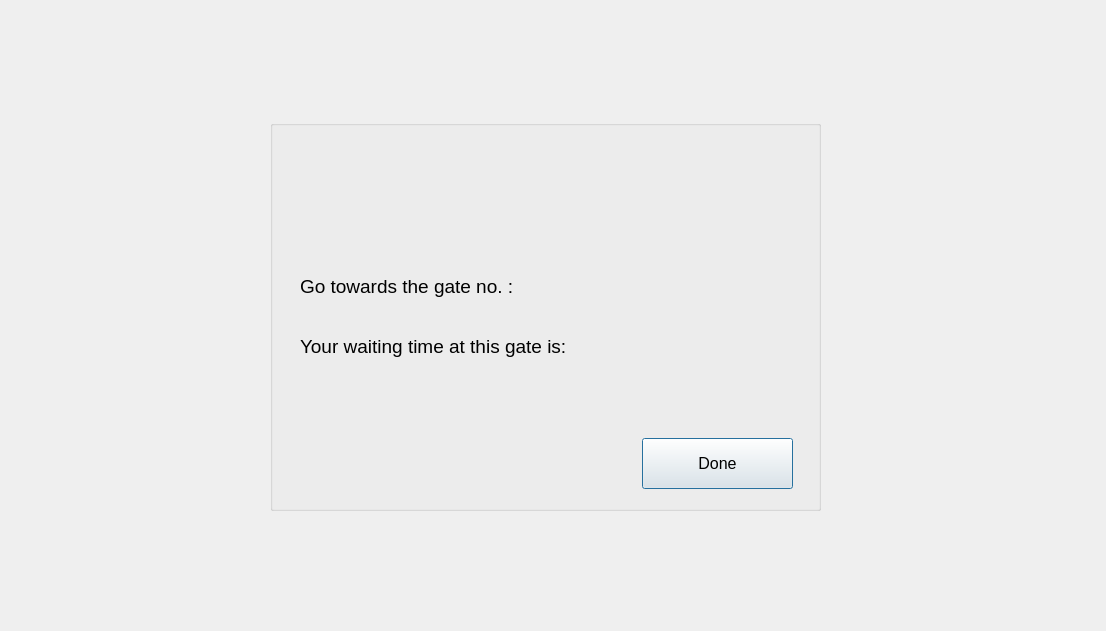
<?xml version="1.0" encoding="UTF-8"?>
<ui version="4.0">
 <class>H_appQNC</class>
 <widget class="QDialog" name="H_appQNC">
  <property name="geometry">
   <rect>
    <x>0</x>
    <y>0</y>
    <width>1106</width>
    <height>631</height>
   </rect>
  </property>
  <property name="windowTitle">
   <string>Dialog</string>
  </property>
  <widget class="QGroupBox" name="groupBox">
   <property name="geometry">
    <rect>
     <x>270</x>
     <y>120</y>
     <width>551</width>
     <height>391</height>
    </rect>
   </property>
   <property name="title">
    <string/>
   </property>
   <widget class="QPushButton" name="pushButton">
    <property name="geometry">
     <rect>
      <x>372</x>
      <y>318</y>
      <width>151</width>
      <height>51</height>
     </rect>
    </property>
    <property name="font">
     <font>
      <pointsize>12</pointsize>
     </font>
    </property>
    <property name="text">
     <string>Done</string>
    </property>
   </widget>
   <widget class="QWidget" name="">
    <property name="geometry">
     <rect>
      <x>30</x>
      <y>210</y>
      <width>432</width>
      <height>33</height>
     </rect>
    </property>
    <layout class="QHBoxLayout" name="horizontalLayout">
     <item>
      <widget class="QLabel" name="label_3">
       <property name="font">
        <font>
         <pointsize>14</pointsize>
        </font>
       </property>
       <property name="text">
        <string>Your waiting time at this gate is:</string>
       </property>
      </widget>
     </item>
     <item>
      <widget class="QLabel" name="WaitTimeNC">
       <property name="font">
        <font>
         <pointsize>14</pointsize>
        </font>
       </property>
       <property name="text">
        <string/>
       </property>
      </widget>
     </item>
    </layout>
   </widget>
   <widget class="QWidget" name="">
    <property name="geometry">
     <rect>
      <x>30</x>
      <y>150</y>
      <width>361</width>
      <height>33</height>
     </rect>
    </property>
    <layout class="QHBoxLayout" name="horizontalLayout_2">
     <item>
      <widget class="QLabel" name="label">
       <property name="font">
        <font>
         <pointsize>14</pointsize>
        </font>
       </property>
       <property name="text">
        <string>Go towards the gate no. :</string>
       </property>
      </widget>
     </item>
     <item>
      <widget class="QLabel" name="GateNoNC">
       <property name="font">
        <font>
         <pointsize>14</pointsize>
        </font>
       </property>
       <property name="text">
        <string/>
       </property>
      </widget>
     </item>
    </layout>
   </widget>
  </widget>
 </widget>
 <resources/>
 <connections/>
</ui>
